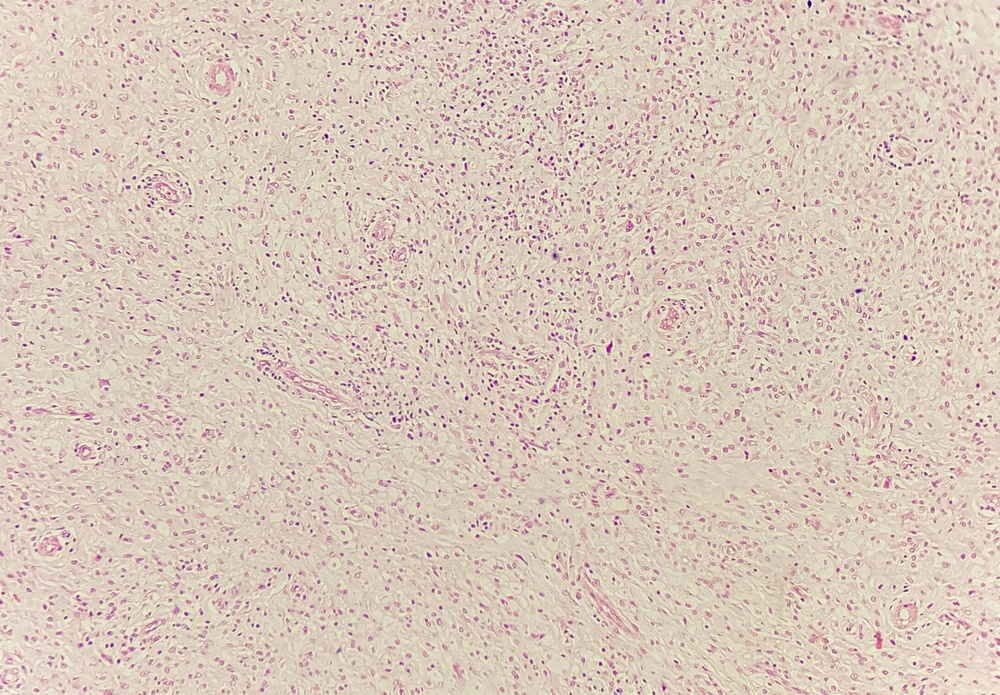
#> input picture data/SampleImg/3x3Sample10x/1-10X-1-85DX-2025-12-02-14-43-55.jpg, 1000 x 695 px, shrunk from 4033 x 2803 before the run; its folder holds 4 pictures in this run
$ python stitch_scratch.py
#> lines starting #> are read from the running program, lines starting #| are printed output that depends on the picture
from __future__ import print_function
import glob
import sys
import cv2 as cv
import argparse

modes = (cv.Stitcher_PANORAMA, cv.Stitcher_SCANS)

def main():
    parser = argparse.ArgumentParser(
        prog='test.py',
        description='Stitching sample.'
    )

    parser.add_argument(
        '--mode',
        type=int,
        choices=modes,
        default=cv.Stitcher_PANORAMA,
        help=(
            'Stitcher mode. PANORAMA (%d) for general panoramas, '
            'SCANS (%d) for flat/affine surfaces like scanned images.'
            % modes
        )
    )

    parser.add_argument(
        '--output',
        default='result.jpg',
        help='Output stitched image filename.'
    )

    args = parser.parse_args()

    # ------------------------------
    # Load images from folder
    # ------------------------------
    imgs = []
    image_paths = sorted(glob.glob('/Users/Manoj/Manoj Learning/LearnPython/ImageStitching/data/SampleImg/3x3Sample10x/*.jpg'))

    if len(image_paths) == 0:
        print("No images found in PanoImg/ folder")
        sys.exit(-1)

    for path in image_paths:
        img = cv.imread(path)
#> img is the input picture: shape (695, 1000, 3); mean B, G, R 186.8, 199.4, 217.2
        if img is not None:
            imgs.append(img)

    if len(imgs) < 2:
        print("Need at least 2 images to stitch.")
        sys.exit(-1)

    # ------------------------------
    # Create Stitcher
    # ------------------------------
    stitcher = cv.Stitcher.create(args.mode)

    print("Stitching started...")
    status, pano = stitcher.stitch(imgs)
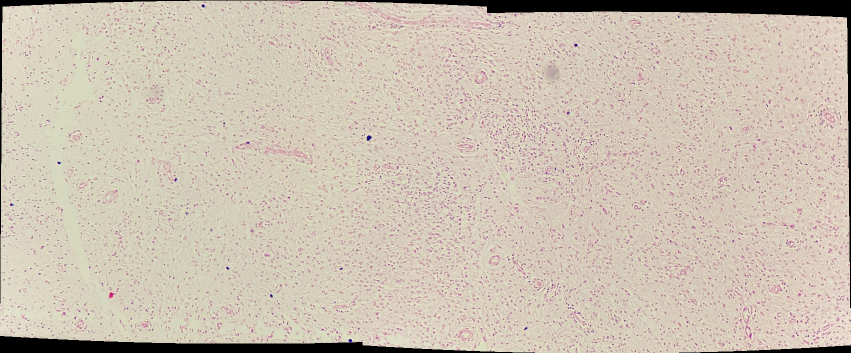
#> pano: shape (706, 1701, 3) (shown at 1/2 size); mean of channels 0, 1, 2 178.6, 193.5, 205.3; drawn as B, G, R

    if status != cv.Stitcher_OK:
        print("Can't stitch images, error code = %d" % status)
        sys.exit(-1)

    # ------------------------------
    # Save output
    # ------------------------------
    cv.imshow("result",pano)
    cv.imwrite(args.output, pano)
    print("Stitching completed. Saved as:", args.output)
    cv.waitKey(0)

    print("Done")

# Run main
if __name__ == "__main__":
    main()
    cv.destroyAllWindows()
